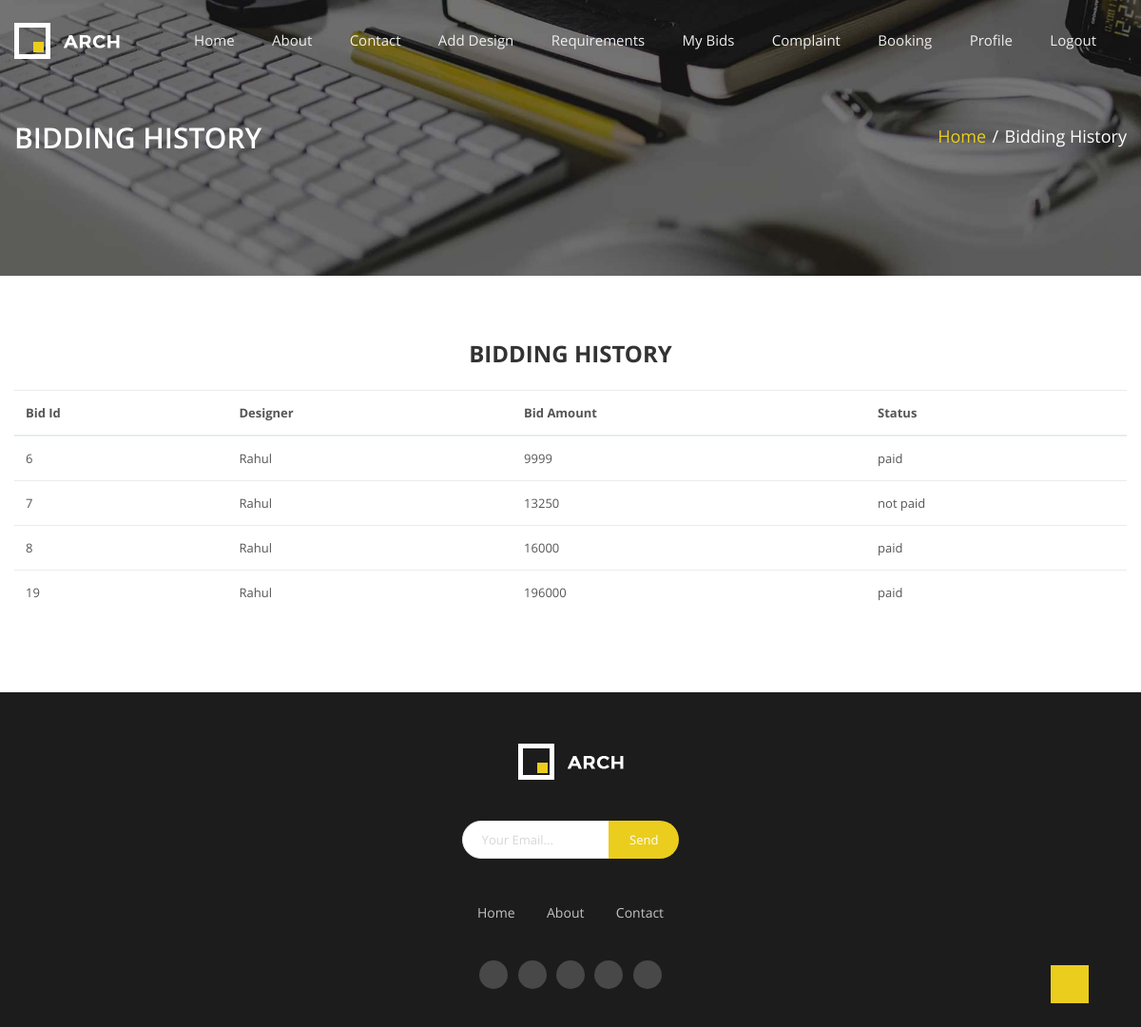
Screenshot of /designer_bids (signed in) with the database file from the repository.
### myapp/models.py (models this page shows, shortened)
class Bidding(models.Model):
    PAYMENT_MODE_CHOICES = [
        ('online', 'Online Payment'),
        ('offline', 'Offline Payment'),
    ]
    designer = models.ForeignKey(Login, on_delete=models.CASCADE)  # The user placing the bid
    requirement = models.ForeignKey(Requirement, on_delete=models.CASCADE)  # The product being bid on
    bid_amount = models.IntegerField()  # The amount the user is bidding
    payment_date = models.DateTimeField(auto_now=True)
    payment_mode = models.CharField(max_length=10, choices=PAYMENT_MODE_CHOICES)  # Payment mode
    razorpay_order_id = models.CharField(max_length=255, blank=True, null=True)
    razorpay_payment_id = models.CharField(max_length=255, blank=True, null=True)
    razorpay_signature = models.CharField(max_length=255, blank=True, null=True)
    offline_reference = models.CharField(max_length=255, blank=True, null=True)  # Reference number for offline payment
    offline_remarks = models.TextField(blank=True, null=True)  # Optional remarks for offline payments
    address = models.TextField(blank=True, null=True)  # Optional remarks for offline payments
    STATUS_CHOICES = (
        ('pending', 'Pending'),
        ('accepted', 'Accepted'),
        ('rejected', 'Rejected'),
        ('paid', 'paid'),
        ('not paid', 'not paid'),
    )
    status = models.CharField(max_length=10, choices=STATUS_CHOICES, default='pending')  # Status of the bid

class Login(models.Model):
    name = models.CharField(max_length=100)
    email = models.EmailField(unique=True)
    password = models.CharField(max_length=100, default="admin@123")
    phone = models.CharField(max_length=20, null=True, blank=True)
    ROLE = (
        ("Designer", "Designer"),
        ("User", "User"),
    )
    role = models.CharField(max_length=10, choices=ROLE, default='User')
    STATUS = (
        ("0", "unapproved"),
        ("1", "approved")
    )
    status = models.CharField(max_length=10, choices=STATUS, default='0')
    id_proof = models.FileField(upload_to='id_proofs/', null=True, blank=True, default=None)
    def pic(self):
        return mark_safe('<img src = "{}" width = "100">'.format(self.id_proof.url))
    pic.allow_tags = True

### myapp/views.py (the view)
# urls.py: path('designer_bids', views.designer_bids, name='designer_bids'),
def designer_bids(request):
    context = checksession(request)
    uid = request.session.get('log_id')
    user_bids = Bidding.objects.filter(designer=Login(id=uid))
    context.update({
        "user_bids": user_bids
    })
    return render(request, "designer_manage_bids.html", context)

### myapp/views.py (called while the page is built)
def checksession(request):
    uid = request.session.get('log_id')
    if not uid:
        return None
    try:
        userdata = Login.objects.get(id=uid)
        is_designer = userdata.role == "Designer"
        if is_designer:
            try:
                profile = DesignerProfile.objects.get(user=userdata)
            except DesignerProfile.DoesNotExist:
                profile = None
        else:
            try:
                profile = UserProfile.objects.get(user=userdata)
            except UserProfile.DoesNotExist:
                profile = None
        context = {
            'userdata': userdata,
            'is_designer': is_designer,
            'profile': profile,
        }
        return context
    except Login.DoesNotExist:
        return None

### myapp/templates/designer_manage_bids.html (shortened to what this page needs)
{%extends 'base.html'%}
{%block main%}
{%load static%}
    <section class="navigation">
      <div class="parallax parallax--nav-3">
        <div class="container clearfix">
          <div class="row">
            <div class="col-md-12">
              <h2>
                Bidding History
              </h2>
              <ul class="breadcrumbs ul--inline ul--no-style">
                <li>
                  <a href=" {% static 'index.html' %} ">Home</a>
                </li>
                <span>/</span>
                <li class="active">
                  Bidding History
                </li>
              </ul>
            </div>
          </div>
        </div>
      </div>
    </section>
<br><br><br>
<h3 align="center">Bidding History</h3>
<br>
        <div class="quicky-wishlist_area">
            <div class="container">
                <div class="row">
                    <div class="col-12">
                            <div class="table-content table-responsive">
                                <table class="table">
                                    <thead>
                                        <tr>
                                            <th>Bid Id</th>
                                            <th class="cart-product-name">Designer</th>
                                            <th class="quicky-product-price">Bid Amount</th>
                                            <th class="quicky-product-price">Status</th>
                                        </tr>
                                    </thead>
                                    <tbody>
                                    {% for bid in user_bids %}
                                        <tr>
                                            <td>{{ bid.id }}</td>
                                            <td class="quicky-product-name">{{bid.designer.name}}</td>
                                            <td class="quicky-product-price"><span class="amount">{{bid.bid_amount}}</span></td>
                                            <td class="quicky-product-price"><span class="amount">{{bid.status}}</span></td>
                                        </tr>
                                    {%endfor%}
                                    </tbody>
                                </table>
                            </div>
                    </div>
                </div>
            </div>
        </div>
<br><br><br>
{%endblock%}

### rows the page displays
Bidding: id "6", designer.name "Rahul", bid_amount "9999", status "paid"
Bidding: id "7", designer.name "Rahul", bid_amount "13250", status "not paid"
Bidding: id "8", designer.name "Rahul", bid_amount "16000", status "paid"
Bidding: id "19", designer.name "Rahul", bid_amount "196000", status "paid"
